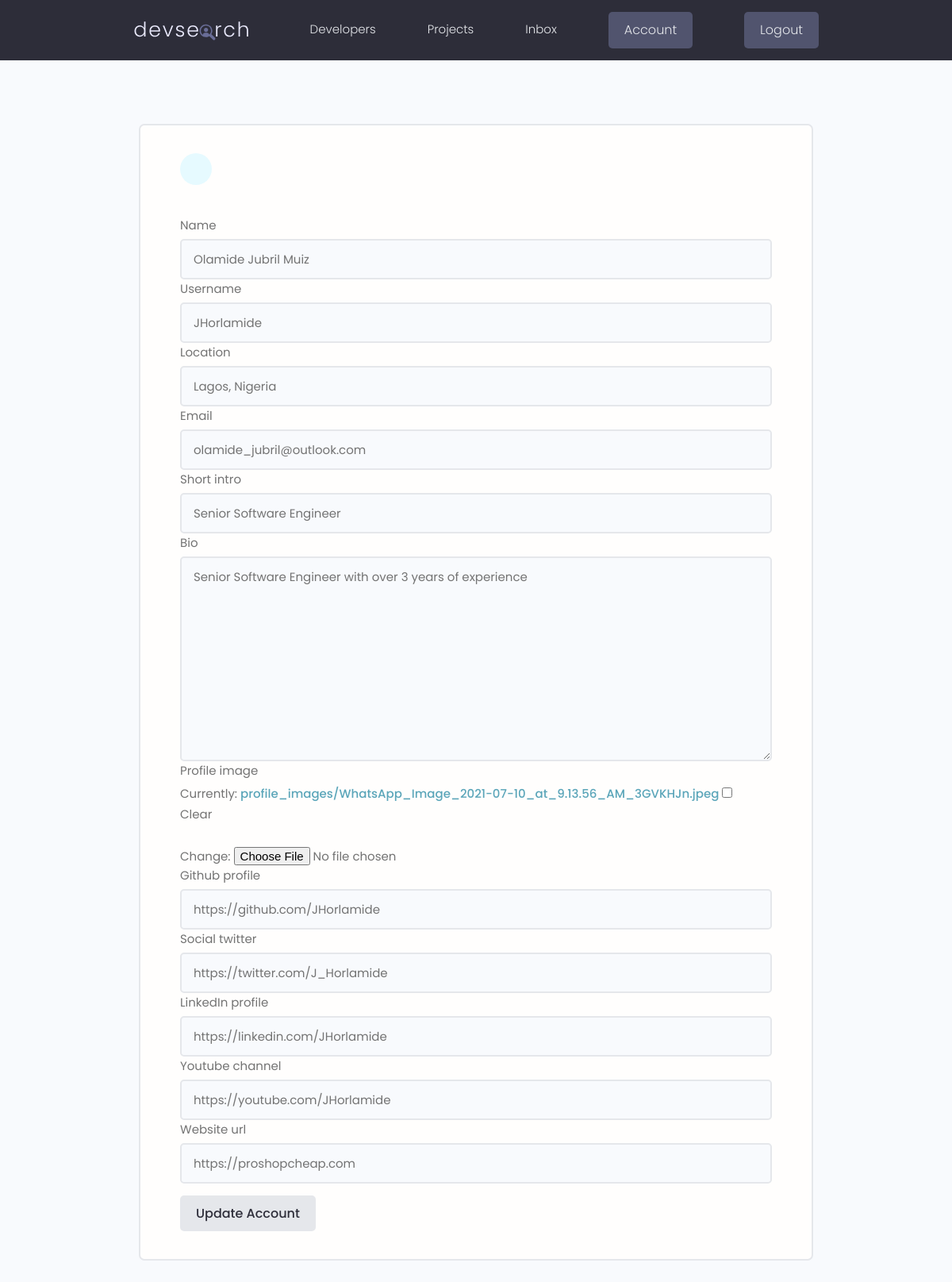
Screenshot of /account/edit/ (signed in) with the database file from the repository.
### account/models.py (models this page shows, shortened)
class Profile(models.Model):
    id = models.UUIDField(default=uuid.uuid4, unique=True,
                          primary_key=True, editable=False)
    user = models.OneToOneField(
        User, on_delete=models.CASCADE, null=True, blank=True)
    name = models.CharField(max_length=200, null=True, blank=True)
    username = models.CharField(max_length=200, null=True, blank=True)
    location = models.CharField(max_length=200, null=True, blank=True)
    email = models.EmailField(
        max_length=200, null=True, blank=True, unique=True)
    short_intro = models.CharField(max_length=200, null=True, blank=True)
    bio = models.TextField(null=True, blank=True)
    profile_image = models.ImageField(
        null=True, blank=True, upload_to='profile_images/', default='profile_images/user-default.png')
    github_profile = models.CharField(max_length=200, null=True, blank=True)
    social_twitter = models.CharField(max_length=200, null=True, blank=True)
    linkedIn_profile = models.CharField(max_length=200, null=True, blank=True)
    youtube_channel = models.CharField(max_length=200, null=True, blank=True)
    website_url = models.CharField(max_length=200, null=True, blank=True)
    createdAt = models.DateTimeField(auto_now_add=True)

### account/views.py (the view)
# urls.py: path('account/edit/', views.profileUpdate, name='account_update'),
@login_required(login_url='login')
def profileUpdate(request):
    profile = request.user.profile
    form = AccountForm(instance=profile)
    if request.method == 'POST':
        form = AccountForm(request.POST, request.FILES, instance=profile)
        if form.is_valid():
            form.save()
            return redirect("user_account")
    context = {"form": form}
    return render(request, 'account/profile_form.html', context)

### account/forms.py
class AccountForm(ModelForm):
    class Meta:
        model = Profile
        exclude = ('user',)
    def __init__(self, *args, **kwargs):
        super(AccountForm, self).__init__(*args, **kwargs)
        for _, field in self.fields.items():
            field.widget.attrs.update(
                {'class': 'input', 'id': 'formInput#text'})

### account/templates/account/profile_form.html (shortened to what this page needs)
{% extends 'main.html'%}
{% block content %}
<main class="formPage my-xl">
  <div class="content-box">
    <div class="formWrapper">
      <a class="backButton" href="{% url 'user_account' %}"></a>
      <br />
      <form
        action="{% url 'account_update' %}"
        method="POST"
        enctype="multipart/form-data"
      >
        <div class="form__field">
          {% for field in form %}
            <label for="formInput#text">{{ field.label }}</label>
            {{ field }}
          {% endfor %}
        </div>
        <input type="submit" class="btn" value="Update Account" />
      </form>
    </div>
  </div>
</main>
{% endblock content %}

### static/css/app.css (style rules this page uses)
:root { --color-sub: #2d2d39; }
.content-box { width: 95%; max-width: 85rem; margin: 0 auto; }
.backButton { background: var(--color-main-light); color: var(--color-main); width: 4rem; height: 4rem; display: flex; align-items: center; justify-content: center; border-radius: 50%; }
.formPage .formWrapper { list-style: none; background: var(--color-white); padding: 3.5rem 5rem; border: 2px solid var(--color-light); border-radius: 0.7rem; }

### static/uikit/styles/modules/_variables.css (style rules this page uses)
:root { --color-main: #5aa5b9; --color-main-light: #e6faff; --color-sub: #3f4156; --color-sub-light: #51546e; --color-sub-lighter: #ededfd; --color-text: #737373; --color-gray: #8b8b8b; --color-light: #e5e7eb; --color-light-gray: #767676; --color-bg: #f8fafd; --color-white: #fffefd; --color-white-light: #f3f3f3; --color-success: #359e64; --color-success-bg: #def8e8; --color-error: #fc4b0b; --color-error-bg: #fff2ee; --font-base: 'Poppins', arial, helvetica, 'Segoe UI', roboto, ubuntu, sans-serif; --font-monospace: 'Fira Code', 'Courier New', courier, monospace; --font-regular: 300; --font-medium: 500; --font-bold: 700; --generic-shadow: 1px 1px 5px #00000010; --generic-transition: all 0.3s ease-in-out; }

### static/uikit/styles/modules/_base.css (style rules this page uses)
* { margin: 0; padding: 0; box-sizing: border-box; text-rendering: optimizeLegibility; color: inherit; font-size: inherit; }
html { font-size: 50%; }
@media only screen and (min-width: 480px) { html { font-size: 56.25%; } }
@media only screen and (min-width: 1200px) { html { font-size: 62.5%; } }
body { line-height: 1.6; font-weight: 400; font-size: 1.5rem; color: var(--color-text); background-color: var(--color-bg); min-height: 100vh; }

### static/uikit/styles/modules/_typography.css (style rules this page uses)
* { font-family: var(--font-base); }
a { padding-bottom: 2px; text-decoration: none; display: inline-block; color: var(--color-main); font-weight: var(--font-medium); }

### static/uikit/styles/modules/_utilities.css (style rules this page uses)
.my-xl { margin: 8rem auto; }

### static/uikit/styles/modules/_button.css (style rules this page uses)
.btn { display: inline-block; position: relative; cursor: pointer; background-color: var(--color-light); font-weight: var(--font-medium); color: var(--color-sub); text-decoration: none; padding: 1rem 2rem; border-radius: 0.5rem; border: none; width: -webkit-fit-content; width: -moz-fit-content; width: fit-content; height: -webkit-fit-content; height: -moz-fit-content; height: fit-content; font-size: 1.6rem; outline-width: 0; outline-color: transparent; -webkit-backface-visibility: hidden; backface-visibility: hidden; transition: all 0.3s ease-in-out; }

### static/uikit/styles/modules/_form.css (style rules this page uses)
.form__field { margin-top: 1.5rem; margin-bottom: 1.5rem; }
.form__label, .form__field > label { display: block; margin-bottom: 0.5rem; color: var(--color-text); }
input.input[type='text'], input.input[type='email'], input.input[type='password'], input.input[type='number'], textarea.input { min-width: 24rem; width: 100%; padding: 1.2rem 1.5rem; border-radius: 0.5rem; border: 2px solid var(--color-light); transition: all 0.3s ease-in-out; background-color: var(--color-bg); }

### rows the page displays
Profile: form "Olamide Jubril Muiz" "JHorlamide" "Lagos, Nigeria" "olamide_jubril@outlook.com" "Senior Software Engineer" "Senior Software Engineer with over 3 years of experience" "https://github.com/JHorlamide" "https://twitter.com/J_Horlamide" "https://linkedin.com/JHorlamide" "https://youtube.com/JHorlamide" "https://proshopcheap.com"

### other values shown
{{ field.label }} "Name" "Username" "Location" "Email" "Short intro" "Bio" "Profile image" "Github profile" "Social twitter" "LinkedIn profile" "Youtube channel" "Website url"
